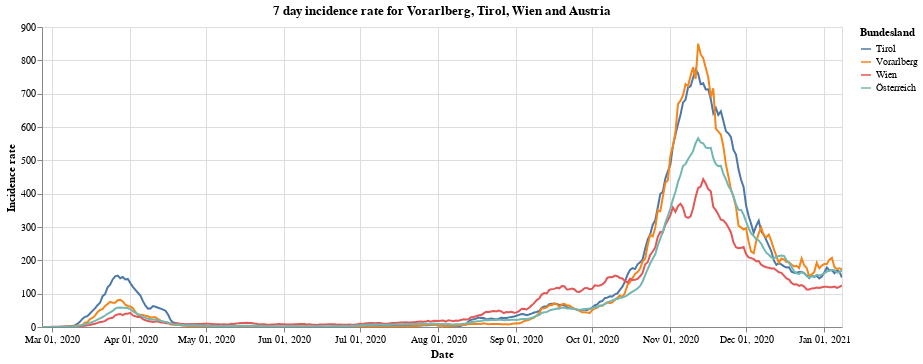

The code cell stored with this chart in its notebook:
### Markdown cell above
Next we have the 7 day incidence rate for states of Vorarlberg, Tirol and Wien compared to all of Austria.

### Code cell
#collapse
bars = alt.Chart(vol_tyr_wien_at).mark_line().encode(
    x=alt.X("yearmonthdate(Time):T", axis=alt.Axis(title='Date')),
    y=alt.Y("SiebenTageInzidenzFaelle:Q", axis=alt.Axis(title='Incidence rate')),
    tooltip='Bundesland',
    color='Bundesland'
).properties(title='7 day incidence rate for Vorarlberg, Tirol, Wien and Austria', width=800).interactive()
bars
#alt.layer(bars, data=at_data).facet(alt.Row('Bundesland'), columns=1)

### Figure 1 — Vega-Lite specification as saved in the notebook (floating-point values rounded to 4 significant figures; data arrays with more than 128 entries replaced by an {"elided": "..."} marker saying what was removed)
{"config": {"view": {"continuousWidth": 400, "continuousHeight": 300}}, "data": {"name": "data-94ddfd9e0a3624635e1baf2dae25df70"}, "mark": "line", "encoding": {"color": {"type": "nominal", "field": "Bundesland"}, "tooltip": {"type": "nominal", "field": "Bundesland"}, "x": {"type": "temporal", "axis": {"title": "Date"}, "field": "Time", "timeUnit": "yearmonthdate"}, "y": {"type": "quantitative", "axis": {"title": "Incidence rate"}, "field": "SiebenTageInzidenzFaelle"}}, "selection": {"selector001": {"type": "interval", "bind": "scales", "encodings": ["x", "y"]}}, "title": "7 day incidence rate for Vorarlberg, Tirol, Wien and Austria", "width": 800, "$schema": "https://vega.github.io/schema/vega-lite/v4.8.1.json", "datasets": {"data-94ddfd9e0a3624635e1baf2dae25df70": {"elided": "1272 records"}}}
